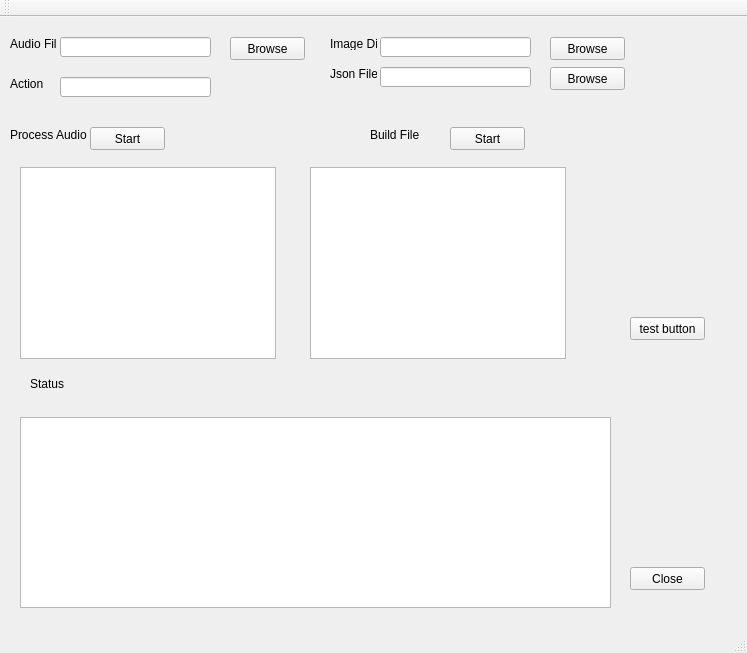
<?xml version="1.0" encoding="UTF-8"?>
<ui version="4.0">
 <class>MainWindow</class>
 <widget class="QMainWindow" name="MainWindow">
  <property name="geometry">
   <rect>
    <x>0</x>
    <y>0</y>
    <width>747</width>
    <height>653</height>
   </rect>
  </property>
  <property name="windowTitle">
   <string>MainWindow</string>
  </property>
  <widget class="QWidget" name="centralWidget">
   <widget class="QLabel" name="audi_file_lbl">
    <property name="geometry">
     <rect>
      <x>10</x>
      <y>20</y>
      <width>47</width>
      <height>13</height>
     </rect>
    </property>
    <property name="text">
     <string>Audio File</string>
    </property>
   </widget>
   <widget class="QLineEdit" name="audi_file_LnEd">
    <property name="geometry">
     <rect>
      <x>60</x>
      <y>20</y>
      <width>151</width>
      <height>20</height>
     </rect>
    </property>
   </widget>
   <widget class="QPushButton" name="audio_browse_btn">
    <property name="geometry">
     <rect>
      <x>230</x>
      <y>20</y>
      <width>75</width>
      <height>23</height>
     </rect>
    </property>
    <property name="text">
     <string>Browse</string>
    </property>
   </widget>
   <widget class="QListView" name="phon_LsVw">
    <property name="geometry">
     <rect>
      <x>20</x>
      <y>150</y>
      <width>256</width>
      <height>192</height>
     </rect>
    </property>
   </widget>
   <widget class="QListView" name="lip_image_LsVw">
    <property name="geometry">
     <rect>
      <x>310</x>
      <y>150</y>
      <width>256</width>
      <height>192</height>
     </rect>
    </property>
   </widget>
   <widget class="QTextEdit" name="status_TxEd">
    <property name="geometry">
     <rect>
      <x>20</x>
      <y>400</y>
      <width>591</width>
      <height>191</height>
     </rect>
    </property>
   </widget>
   <widget class="QLabel" name="label">
    <property name="geometry">
     <rect>
      <x>30</x>
      <y>360</y>
      <width>47</width>
      <height>13</height>
     </rect>
    </property>
    <property name="text">
     <string>Status</string>
    </property>
   </widget>
   <widget class="QPushButton" name="start_process_btn">
    <property name="geometry">
     <rect>
      <x>90</x>
      <y>110</y>
      <width>75</width>
      <height>23</height>
     </rect>
    </property>
    <property name="text">
     <string>Start</string>
    </property>
   </widget>
   <widget class="QLabel" name="Process_Audio_lb">
    <property name="geometry">
     <rect>
      <x>10</x>
      <y>110</y>
      <width>81</width>
      <height>16</height>
     </rect>
    </property>
    <property name="text">
     <string>Process Audio</string>
    </property>
   </widget>
   <widget class="QLabel" name="action_lbl">
    <property name="geometry">
     <rect>
      <x>10</x>
      <y>60</y>
      <width>47</width>
      <height>13</height>
     </rect>
    </property>
    <property name="text">
     <string>Action</string>
    </property>
   </widget>
   <widget class="QLineEdit" name="action_LnEd">
    <property name="geometry">
     <rect>
      <x>60</x>
      <y>60</y>
      <width>151</width>
      <height>20</height>
     </rect>
    </property>
   </widget>
   <widget class="QLabel" name="image_dir_lbl">
    <property name="geometry">
     <rect>
      <x>330</x>
      <y>20</y>
      <width>47</width>
      <height>13</height>
     </rect>
    </property>
    <property name="text">
     <string>Image Dir</string>
    </property>
   </widget>
   <widget class="QPushButton" name="image_dir_btn">
    <property name="geometry">
     <rect>
      <x>550</x>
      <y>20</y>
      <width>75</width>
      <height>23</height>
     </rect>
    </property>
    <property name="text">
     <string>Browse</string>
    </property>
   </widget>
   <widget class="QLineEdit" name="image_dir_LnEd">
    <property name="geometry">
     <rect>
      <x>380</x>
      <y>20</y>
      <width>151</width>
      <height>20</height>
     </rect>
    </property>
   </widget>
   <widget class="QLabel" name="build_lips_lb_2">
    <property name="geometry">
     <rect>
      <x>370</x>
      <y>110</y>
      <width>81</width>
      <height>16</height>
     </rect>
    </property>
    <property name="text">
     <string>Build File</string>
    </property>
   </widget>
   <widget class="QPushButton" name="start_build_btn">
    <property name="geometry">
     <rect>
      <x>450</x>
      <y>110</y>
      <width>75</width>
      <height>23</height>
     </rect>
    </property>
    <property name="text">
     <string>Start</string>
    </property>
   </widget>
   <widget class="QPushButton" name="close_btn">
    <property name="geometry">
     <rect>
      <x>630</x>
      <y>550</y>
      <width>75</width>
      <height>23</height>
     </rect>
    </property>
    <property name="text">
     <string>Close</string>
    </property>
   </widget>
   <widget class="QPushButton" name="json_file_btn">
    <property name="geometry">
     <rect>
      <x>550</x>
      <y>50</y>
      <width>75</width>
      <height>23</height>
     </rect>
    </property>
    <property name="text">
     <string>Browse</string>
    </property>
   </widget>
   <widget class="QLabel" name="json_file_lbl">
    <property name="geometry">
     <rect>
      <x>330</x>
      <y>50</y>
      <width>47</width>
      <height>13</height>
     </rect>
    </property>
    <property name="text">
     <string>Json File</string>
    </property>
   </widget>
   <widget class="QLineEdit" name="json_file_LnEd">
    <property name="geometry">
     <rect>
      <x>380</x>
      <y>50</y>
      <width>151</width>
      <height>20</height>
     </rect>
    </property>
   </widget>
   <widget class="QPushButton" name="test_btn">
    <property name="geometry">
     <rect>
      <x>630</x>
      <y>300</y>
      <width>75</width>
      <height>23</height>
     </rect>
    </property>
    <property name="text">
     <string>test button</string>
    </property>
   </widget>
  </widget>
  <widget class="QMenuBar" name="menuBar">
   <property name="geometry">
    <rect>
     <x>0</x>
     <y>0</y>
     <width>747</width>
     <height>21</height>
    </rect>
   </property>
  </widget>
  <widget class="QToolBar" name="mainToolBar">
   <attribute name="toolBarArea">
    <enum>TopToolBarArea</enum>
   </attribute>
   <attribute name="toolBarBreak">
    <bool>false</bool>
   </attribute>
  </widget>
  <widget class="QStatusBar" name="statusBar"/>
 </widget>
 <layoutdefault spacing="6" margin="11"/>
 <resources/>
 <connections>
  <connection>
   <sender>close_btn</sender>
   <signal>clicked()</signal>
   <receiver>MainWindow</receiver>
   <slot>close()</slot>
   <hints>
    <hint type="sourcelabel">
     <x>667</x>
     <y>594</y>
    </hint>
    <hint type="destinationlabel">
     <x>373</x>
     <y>326</y>
    </hint>
   </hints>
  </connection>
 </connections>
</ui>
